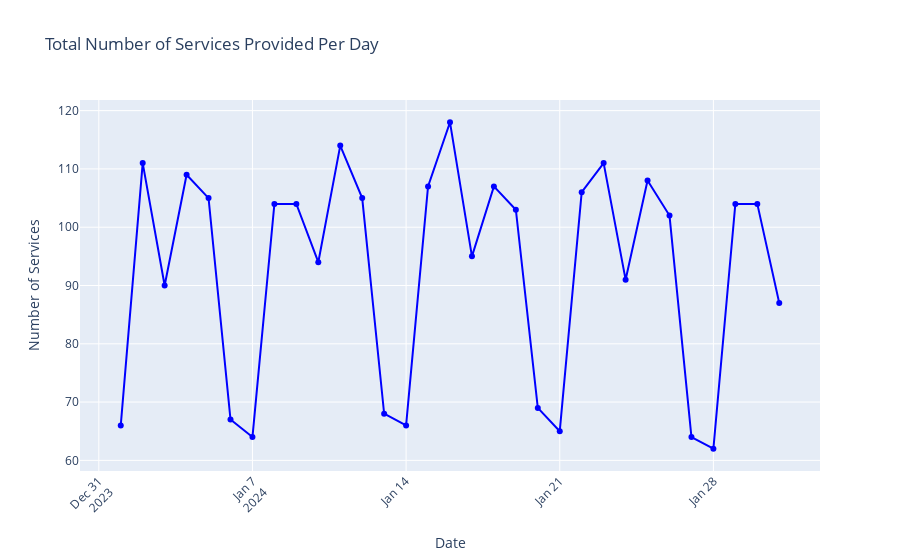

This figure's notebook cell:
### Code cell
services_per_day = jan24_df.groupby('Date').size()

fig = go.Figure()
fig.add_trace(go.Scatter(x=services_per_day.index, y=services_per_day.values, mode='lines+markers', marker_color='blue'))
fig.update_layout(title='Total Number of Services Provided Per Day', xaxis_title='Date', yaxis_title='Number of Services', xaxis_tickangle=-45)
fig.show()

### Figure 1 — Plotly figure (JSON) as saved in the notebook; plotly's stock layout.template omitted (floating-point values rounded to 4 significant figures)
{"data": [{"marker": {"color": "blue"}, "mode": "lines+markers", "type": "scatter", "x": ["2024-01-01T00:00:00", "2024-01-02T00:00:00", "2024-01-03T00:00:00", "2024-01-04T00:00:00", "2024-01-05T00:00:00", "2024-01-06T00:00:00", "2024-01-07T00:00:00", "2024-01-08T00:00:00", "2024-01-09T00:00:00", "2024-01-10T00:00:00", "2024-01-11T00:00:00", "2024-01-12T00:00:00", "2024-01-13T00:00:00", "2024-01-14T00:00:00", "2024-01-15T00:00:00", "2024-01-16T00:00:00", "2024-01-17T00:00:00", "2024-01-18T00:00:00", "2024-01-19T00:00:00", "2024-01-20T00:00:00", "2024-01-21T00:00:00", "2024-01-22T00:00:00", "2024-01-23T00:00:00", "2024-01-24T00:00:00", "2024-01-25T00:00:00", "2024-01-26T00:00:00", "2024-01-27T00:00:00", "2024-01-28T00:00:00", "2024-01-29T00:00:00", "2024-01-30T00:00:00", "2024-01-31T00:00:00"], "y": [66, 111, 90, 109, 105, 67, 64, 104, 104, 94, 114, 105, 68, 66, 107, 118, 95, 107, 103, 69, 65, 106, 111, 91, 108, 102, 64, 62, 104, 104, 87]}], "layout": {"title": {"text": "Total Number of Services Provided Per Day"}, "xaxis": {"tickangle": -45, "title": {"text": "Date"}}, "yaxis": {"title": {"text": "Number of Services"}}}}
